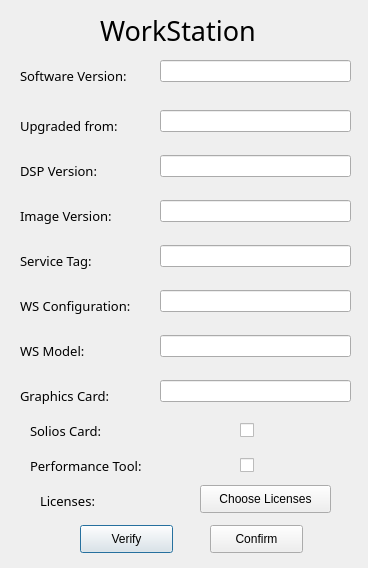
<?xml version="1.0" encoding="UTF-8"?>
<ui version="4.0">
 <class>workstation_Dialog</class>
 <widget class="QDialog" name="workstation_Dialog">
  <property name="geometry">
   <rect>
    <x>0</x>
    <y>0</y>
    <width>368</width>
    <height>568</height>
   </rect>
  </property>
  <property name="windowTitle">
   <string>Dialog</string>
  </property>
  <widget class="QLabel" name="label_8">
   <property name="geometry">
    <rect>
     <x>30</x>
     <y>415</y>
     <width>91</width>
     <height>31</height>
    </rect>
   </property>
   <property name="font">
    <font>
     <family>Product Sans Light</family>
     <pointsize>10</pointsize>
    </font>
   </property>
   <property name="text">
    <string>Solios Card:</string>
   </property>
  </widget>
  <widget class="QLabel" name="label_5">
   <property name="geometry">
    <rect>
     <x>20</x>
     <y>245</y>
     <width>101</width>
     <height>31</height>
    </rect>
   </property>
   <property name="font">
    <font>
     <family>Product Sans Light</family>
     <pointsize>10</pointsize>
    </font>
   </property>
   <property name="text">
    <string>Service Tag:</string>
   </property>
  </widget>
  <widget class="QLabel" name="label_9">
   <property name="geometry">
    <rect>
     <x>40</x>
     <y>485</y>
     <width>81</width>
     <height>31</height>
    </rect>
   </property>
   <property name="font">
    <font>
     <family>Product Sans Light</family>
     <pointsize>10</pointsize>
    </font>
   </property>
   <property name="text">
    <string>Licenses:</string>
   </property>
  </widget>
  <widget class="QLabel" name="label_6">
   <property name="geometry">
    <rect>
     <x>20</x>
     <y>290</y>
     <width>141</width>
     <height>31</height>
    </rect>
   </property>
   <property name="font">
    <font>
     <family>Product Sans Light</family>
     <pointsize>10</pointsize>
    </font>
   </property>
   <property name="text">
    <string>WS Configuration:</string>
   </property>
  </widget>
  <widget class="QLabel" name="title">
   <property name="geometry">
    <rect>
     <x>100</x>
     <y>10</y>
     <width>191</width>
     <height>41</height>
    </rect>
   </property>
   <property name="font">
    <font>
     <family>Product Sans</family>
     <pointsize>20</pointsize>
    </font>
   </property>
   <property name="text">
    <string>WorkStation</string>
   </property>
  </widget>
  <widget class="QLabel" name="label_4">
   <property name="geometry">
    <rect>
     <x>20</x>
     <y>200</y>
     <width>131</width>
     <height>31</height>
    </rect>
   </property>
   <property name="font">
    <font>
     <family>Product Sans Light</family>
     <pointsize>10</pointsize>
    </font>
   </property>
   <property name="text">
    <string>Image Version:</string>
   </property>
  </widget>
  <widget class="QLineEdit" name="upgradefrom_text">
   <property name="geometry">
    <rect>
     <x>160</x>
     <y>110</y>
     <width>191</width>
     <height>22</height>
    </rect>
   </property>
  </widget>
  <widget class="QLineEdit" name="softwarever_text">
   <property name="geometry">
    <rect>
     <x>160</x>
     <y>60</y>
     <width>191</width>
     <height>22</height>
    </rect>
   </property>
  </widget>
  <widget class="QLineEdit" name="imagever_text">
   <property name="geometry">
    <rect>
     <x>160</x>
     <y>200</y>
     <width>191</width>
     <height>22</height>
    </rect>
   </property>
  </widget>
  <widget class="QLabel" name="label">
   <property name="geometry">
    <rect>
     <x>20</x>
     <y>60</y>
     <width>131</width>
     <height>31</height>
    </rect>
   </property>
   <property name="font">
    <font>
     <family>Product Sans Light</family>
     <pointsize>10</pointsize>
    </font>
   </property>
   <property name="text">
    <string>Software Version:</string>
   </property>
  </widget>
  <widget class="QLineEdit" name="wsconf_text">
   <property name="geometry">
    <rect>
     <x>160</x>
     <y>290</y>
     <width>191</width>
     <height>22</height>
    </rect>
   </property>
  </widget>
  <widget class="QCheckBox" name="solios_check">
   <property name="geometry">
    <rect>
     <x>240</x>
     <y>415</y>
     <width>31</width>
     <height>31</height>
    </rect>
   </property>
   <property name="text">
    <string/>
   </property>
  </widget>
  <widget class="QLineEdit" name="wsmodel_text">
   <property name="geometry">
    <rect>
     <x>160</x>
     <y>335</y>
     <width>191</width>
     <height>22</height>
    </rect>
   </property>
  </widget>
  <widget class="QLabel" name="label_7">
   <property name="geometry">
    <rect>
     <x>20</x>
     <y>335</y>
     <width>91</width>
     <height>31</height>
    </rect>
   </property>
   <property name="font">
    <font>
     <family>Product Sans Light</family>
     <pointsize>10</pointsize>
    </font>
   </property>
   <property name="text">
    <string>WS Model:</string>
   </property>
  </widget>
  <widget class="QPushButton" name="check_button">
   <property name="geometry">
    <rect>
     <x>80</x>
     <y>525</y>
     <width>93</width>
     <height>28</height>
    </rect>
   </property>
   <property name="text">
    <string>Verify</string>
   </property>
  </widget>
  <widget class="QLabel" name="label_3">
   <property name="geometry">
    <rect>
     <x>20</x>
     <y>155</y>
     <width>131</width>
     <height>31</height>
    </rect>
   </property>
   <property name="font">
    <font>
     <family>Product Sans Light</family>
     <pointsize>10</pointsize>
    </font>
   </property>
   <property name="text">
    <string>DSP Version:</string>
   </property>
  </widget>
  <widget class="QLabel" name="label_2">
   <property name="geometry">
    <rect>
     <x>20</x>
     <y>110</y>
     <width>131</width>
     <height>31</height>
    </rect>
   </property>
   <property name="font">
    <font>
     <family>Product Sans Light</family>
     <pointsize>10</pointsize>
    </font>
   </property>
   <property name="text">
    <string>Upgraded from:</string>
   </property>
  </widget>
  <widget class="QLineEdit" name="dspver_text">
   <property name="geometry">
    <rect>
     <x>160</x>
     <y>155</y>
     <width>191</width>
     <height>22</height>
    </rect>
   </property>
  </widget>
  <widget class="QPushButton" name="confirm_button">
   <property name="geometry">
    <rect>
     <x>210</x>
     <y>525</y>
     <width>93</width>
     <height>28</height>
    </rect>
   </property>
   <property name="text">
    <string>Confirm</string>
   </property>
  </widget>
  <widget class="QLineEdit" name="servicetag_text">
   <property name="geometry">
    <rect>
     <x>160</x>
     <y>245</y>
     <width>191</width>
     <height>22</height>
    </rect>
   </property>
  </widget>
  <widget class="QPushButton" name="licenses">
   <property name="geometry">
    <rect>
     <x>200</x>
     <y>485</y>
     <width>131</width>
     <height>28</height>
    </rect>
   </property>
   <property name="text">
    <string>Choose Licenses</string>
   </property>
  </widget>
  <widget class="QLabel" name="label_10">
   <property name="geometry">
    <rect>
     <x>30</x>
     <y>450</y>
     <width>141</width>
     <height>31</height>
    </rect>
   </property>
   <property name="font">
    <font>
     <family>Product Sans Light</family>
     <pointsize>10</pointsize>
    </font>
   </property>
   <property name="text">
    <string>Performance Tool:</string>
   </property>
  </widget>
  <widget class="QCheckBox" name="performance_check">
   <property name="geometry">
    <rect>
     <x>240</x>
     <y>450</y>
     <width>31</width>
     <height>31</height>
    </rect>
   </property>
   <property name="text">
    <string/>
   </property>
  </widget>
  <widget class="QLabel" name="label_11">
   <property name="geometry">
    <rect>
     <x>20</x>
     <y>380</y>
     <width>121</width>
     <height>31</height>
    </rect>
   </property>
   <property name="font">
    <font>
     <family>Product Sans Light</family>
     <pointsize>10</pointsize>
    </font>
   </property>
   <property name="text">
    <string>Graphics Card:</string>
   </property>
  </widget>
  <widget class="QLineEdit" name="gpu_text">
   <property name="geometry">
    <rect>
     <x>160</x>
     <y>380</y>
     <width>191</width>
     <height>22</height>
    </rect>
   </property>
  </widget>
 </widget>
 <tabstops>
  <tabstop>softwarever_text</tabstop>
  <tabstop>upgradefrom_text</tabstop>
  <tabstop>dspver_text</tabstop>
  <tabstop>imagever_text</tabstop>
  <tabstop>servicetag_text</tabstop>
  <tabstop>wsconf_text</tabstop>
  <tabstop>wsmodel_text</tabstop>
  <tabstop>gpu_text</tabstop>
  <tabstop>solios_check</tabstop>
  <tabstop>performance_check</tabstop>
  <tabstop>licenses</tabstop>
  <tabstop>check_button</tabstop>
  <tabstop>confirm_button</tabstop>
 </tabstops>
 <resources/>
 <connections/>
</ui>
